Frame 1 (no input): blank canvas, image omitted
Frame 60 (no input): blank canvas, image omitted
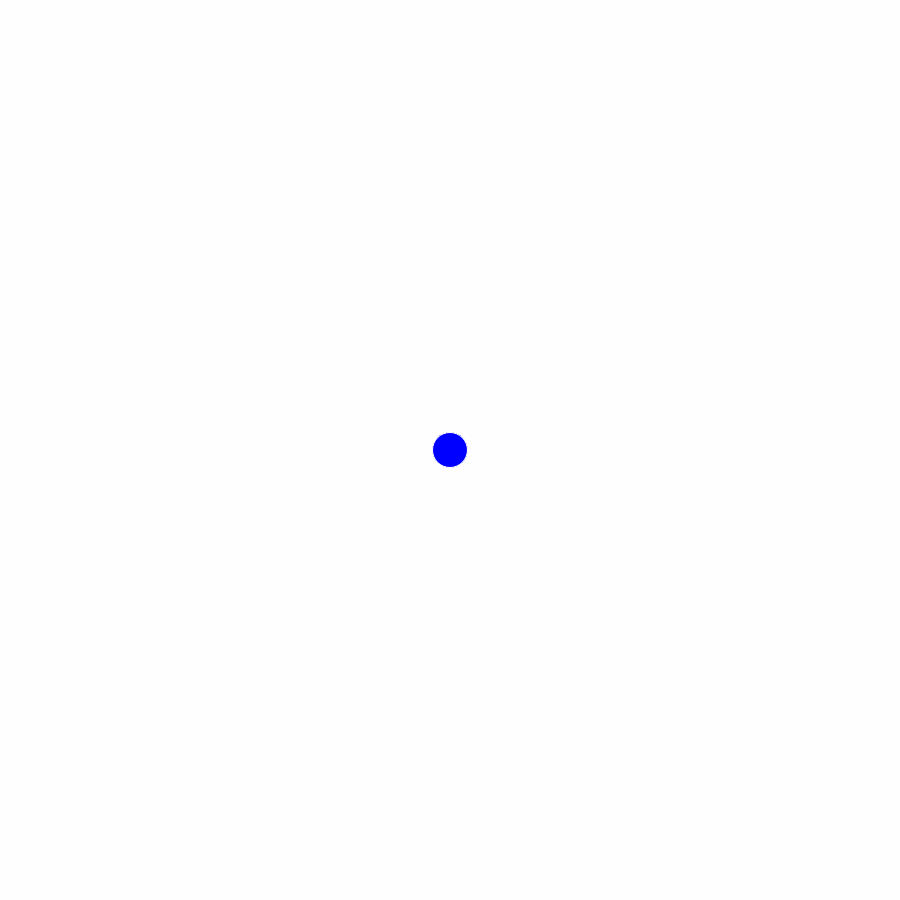
Frame 120 (the mouse pressed at the canvas centre since frame 60)

The p5.js sketch whose frames 1 and 60 were blank and that drew this single picture after the mouse press (run headless with seeded random() and noise() and a simulated clock; from frame 60 on, the mouse is pressed at the canvas centre):

// p5.js sketch
// ── sketch.js
let x;
let y;
let outsideRadius = 150;
let insideRadius = 100;

function setup() {
    // put setup code here
    createCanvas(900, 900);
    background(0);
    x = width / 2;
    y = height / 2;
}

function draw() {
    // put drawing code here
    background(255, 50);
    ellipse(mouseX, mouseY, 35, 35);
    fill('rgb(0,0,255)');
    stroke('rgb(255,255,255)');
    strokeWeight(1);

}
